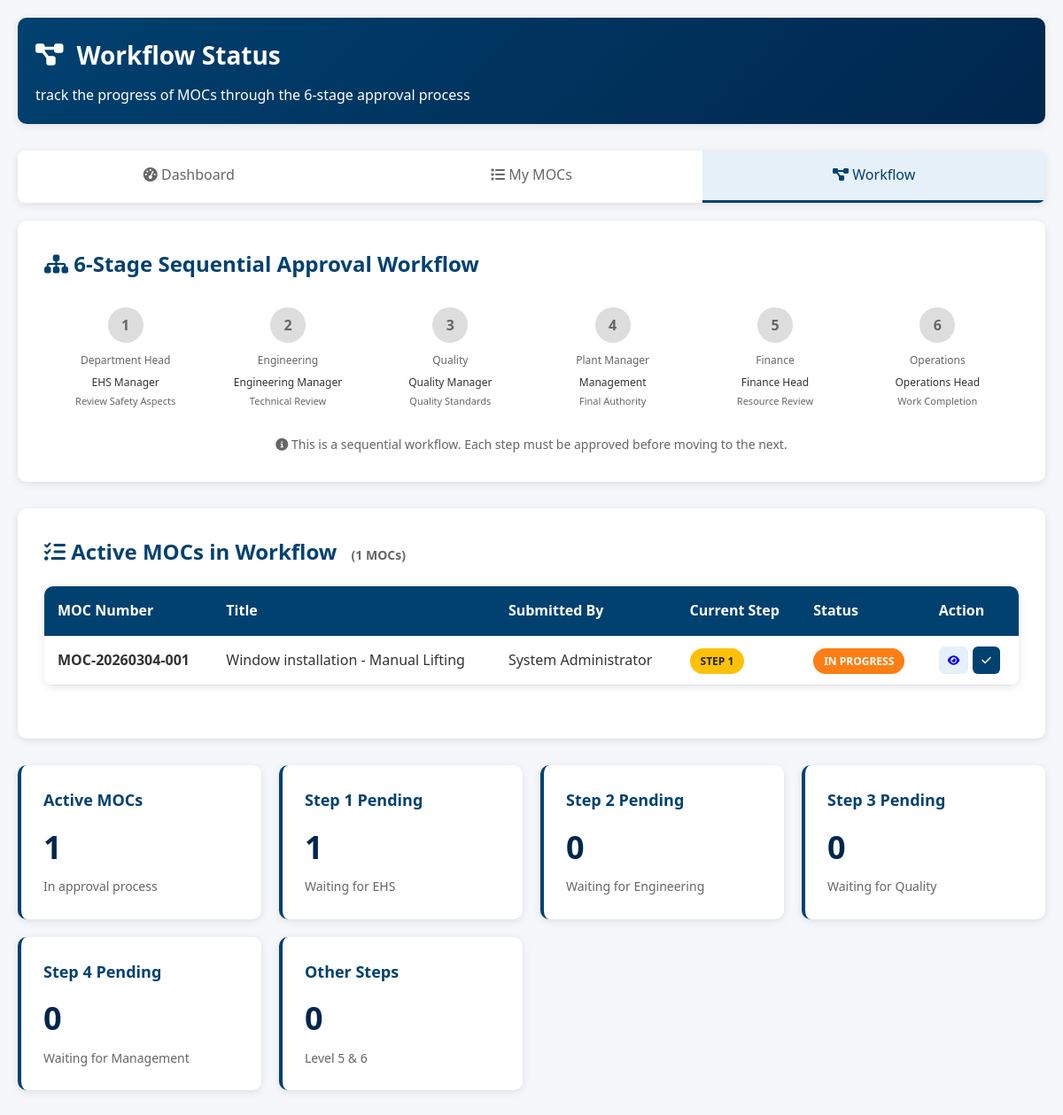
Screenshot of /workflow/status (signed in) with the database file from the repository.
### app.py (models this page shows)
class MOC(db.Model):
    id = db.Column(db.Integer, primary_key=True)
    moc_number = db.Column(db.String(50), unique=True, nullable=False)
    title = db.Column(db.String(200), nullable=False)
    date = db.Column(db.Date, default=lambda: datetime.now(timezone.utc).date())  # Fixed
    change_category = db.Column(db.Text)
    change_type = db.Column(db.String(50))
    change_impact = db.Column(db.Text)
    checkpoints = db.Column(db.Text)
    hira_review_required = db.Column(db.Boolean, default=False)
    aspect_impact_review_required = db.Column(db.Boolean, default=False)
    additional_comments = db.Column(db.Text)
    dap_ref_no = db.Column(db.String(100))
    dvr_ref_no = db.Column(db.String(100))
    control_measures = db.Column(db.Text)
    status = db.Column(db.String(50), default='Draft')
    current_step = db.Column(db.Integer, default=0)
    total_steps = db.Column(db.Integer, default=6)
    submitted_by = db.Column(db.Integer, db.ForeignKey('user.id'))
    approver1_id = db.Column(db.Integer, db.ForeignKey('user.id'))
    approver2_id = db.Column(db.Integer, db.ForeignKey('user.id'))
    approver3_id = db.Column(db.Integer, db.ForeignKey('user.id'))
    approver4_id = db.Column(db.Integer, db.ForeignKey('user.id'))
    approver5_id = db.Column(db.Integer, db.ForeignKey('user.id'))
    approver6_id = db.Column(db.Integer, db.ForeignKey('user.id'))
    approver1_status = db.Column(db.String(20), default='Pending')
    approver2_status = db.Column(db.String(20), default='Pending')
    approver3_status = db.Column(db.String(20), default='Pending')
    approver4_status = db.Column(db.String(20), default='Pending')
    approver5_status = db.Column(db.String(20), default='Pending')
    approver6_status = db.Column(db.String(20), default='Pending')
    approver1_date = db.Column(db.DateTime)
    approver2_date = db.Column(db.DateTime)
    approver3_date = db.Column(db.DateTime)
    approver4_date = db.Column(db.DateTime)
    approver5_date = db.Column(db.DateTime)
    approver6_date = db.Column(db.DateTime)
    approver1_comments = db.Column(db.Text)
    approver2_comments = db.Column(db.Text)
    approver3_comments = db.Column(db.Text)
    approver4_comments = db.Column(db.Text)
    approver5_comments = db.Column(db.Text)
    approver6_comments = db.Column(db.Text)
    created_at = db.Column(db.DateTime, default=lambda: datetime.now(timezone.utc))  # Fixed
    updated_at = db.Column(db.DateTime, default=lambda: datetime.now(timezone.utc), onupdate=lambda: datetime.now(timezone.utc))  # Fixed
    submitter = db.relationship('User', foreign_keys=[submitted_by])
    approver1 = db.relationship('User', foreign_keys=[approver1_id])
    approver2 = db.relationship('User', foreign_keys=[approver2_id])
    approver3 = db.relationship('User', foreign_keys=[approver3_id])
    approver4 = db.relationship('User', foreign_keys=[approver4_id])
    approver5 = db.relationship('User', foreign_keys=[approver5_id])
    approver6 = db.relationship('User', foreign_keys=[approver6_id])

class User(db.Model):
    id = db.Column(db.Integer, primary_key=True)
    employee_id = db.Column(db.String(50), unique=True, nullable=False)
    name = db.Column(db.String(100), nullable=False)
    department = db.Column(db.String(100), nullable=False)
    position = db.Column(db.String(100))
    email = db.Column(db.String(120), unique=True, nullable=False)
    username = db.Column(db.String(50), unique=True, nullable=False)
    password_hash = db.Column(db.String(200), nullable=False)
    role = db.Column(db.String(20), default='employee')
    created_at = db.Column(db.DateTime, default=lambda: datetime.now(timezone.utc))  # Fixed
    is_active = db.Column(db.Boolean, default=True)

### app.py (the view)
@app.route('/workflow/status')
@login_required
def workflow_status():
    user = get_current_user()
    if user.role == 'admin':
        active_mocs = MOC.query.filter(MOC.status.in_(['Submitted'])).all()
    elif user.role.startswith('approver'):
        active_mocs = MOC.query.filter(
            ((MOC.approver1_id == user.id) & (MOC.approver1_status == 'Pending')) |
            ((MOC.approver2_id == user.id) & (MOC.approver2_status == 'Pending')) |
            ((MOC.approver3_id == user.id) & (MOC.approver3_status == 'Pending')) |
            ((MOC.approver4_id == user.id) & (MOC.approver4_status == 'Pending')) |
            ((MOC.approver5_id == user.id) & (MOC.approver5_status == 'Pending')) |
            ((MOC.approver6_id == user.id) & (MOC.approver6_status == 'Pending'))
        ).all()
    else:
        active_mocs = MOC.query.filter_by(submitted_by=user.id, status='Submitted').all()
    return render_template('workflow_status.html',
                         user=user,
                         active_mocs=active_mocs)

### templates/workflow_status.html (shortened to what this page needs)
{% extends "base.html" %}
{% block content %}
<div class="container">
    <div class="header">
        <h1>
            <i class="fas fa-project-diagram"></i> Workflow Status
        </h1>
        track the progress of MOCs through the 6-stage approval process</p>
    </div>
    <div class="nav-tabs">
        <a href="{{ url_for('dashboard') }}" class="nav-tab">
            <i class="fas fa-tachometer-alt"></i> Dashboard
        </a>
        <a href="{{ url_for('list_moc') }}" class="nav-tab">
            <i class="fas fa-list"></i> My MOCs
        </a>
        <a href="{{ url_for('workflow_status') }}" class="nav-tab active">
            <i class="fas fa-project-diagram"></i> Workflow
        </a>
    </div>
    <div class="form-container">
        <h2 style="color: var(--primary-blue); margin-bottom: 20px;">
            <i class="fas fa-sitemap"></i> 6-Stage Sequential Approval Workflow
        </h2>
        <div class="workflow-steps">
            <div class="workflow-step">
                <div class="step-circle">
                    1
                </div>
                <div class="step-label">Department Head</div>
                <div style="font-size: 12px; margin-top: 5px;">EHS Manager</div>
                <div style="font-size: 11px; color: #666; margin-top: 3px;">Review Safety Aspects</div>
            </div>
            <div class="workflow-step">
                <div class="step-circle">
                    2
                </div>
                <div class="step-label">Engineering</div>
                <div style="font-size: 12px; margin-top: 5px;">Engineering Manager</div>
                <div style="font-size: 11px; color: #666; margin-top: 3px;">Technical Review</div>
            </div>
            <div class="workflow-step">
                <div class="step-circle">
                    3
                </div>
                <div class="step-label">Quality</div>
                <div style="font-size: 12px; margin-top: 5px;">Quality Manager</div>
                <div style="font-size: 11px; color: #666; margin-top: 3px;">Quality Standards</div>
            </div>
            <div class="workflow-step">
                <div class="step-circle">
                    4
                </div>
                <div class="step-label">Plant Manager</div>
                <div style="font-size: 12px; margin-top: 5px;">Management</div>
                <div style="font-size: 11px; color: #666; margin-top: 3px;">Final Authority</div>
            </div>
            <div class="workflow-step">
                <div class="step-circle">
                    5
                </div>
                <div class="step-label">Finance</div>
                <div style="font-size: 12px; margin-top: 5px;">Finance Head</div>
                <div style="font-size: 11px; color: #666; margin-top: 3px;">Resource Review</div>
            </div>
            <div class="workflow-step">
                <div class="step-circle">
                    6
                </div>
                <div class="step-label">Operations</div>
                <div style="font-size: 12px; margin-top: 5px;">Operations Head</div>
                <div style="font-size: 11px; color: #666; margin-top: 3px;">Work Completion</div>
            </div>
        </div>
        <div style="text-align: center; margin-top: 20px; color: #666; font-size: 14px;">
            <p>
                <i class="fas fa-info-circle"></i>
                This is a sequential workflow. Each step must be approved before moving to the next.
            </p>
        </div>
    </div>
    <div class="form-container">
        <h2 style="color: var(--primary-blue); margin-bottom: 20px;">
            <i class="fas fa-tasks"></i> Active MOCs in Workflow
            <span style="font-size: 14px; color: #666; margin-left: 10px;">
                ({{ active_mocs|length }} MOCs)
            </span>
        </h2>
        {% if active_mocs %}
        <div class="table-container">
            <table class="data-table">
                <thead>
                    <tr>
                        <th>MOC Number</th>
                        <th>Title</th>
                        <th>Submitted By</th>
                        <th>Current Step</th>
                        <th>Status</th>
                        <th>Action</th>
                    </tr>
                </thead>
                <tbody>
                    {% for moc in active_mocs %}
                    <tr>
                        <td><strong>{{ moc.moc_number }}</strong></td>
                        <td>{{ moc.title }}</td>
                        <td>{{ moc.submitter.name }}</td>
                        <td>
                            <span class="status-badge status-pending">
                                Step {{ moc.current_step }}
                            </span>
                        </td>
                        <td>
                            {% if moc.status == 'Submitted' %}
                            <span class="status-badge status-submitted">In Progress</span>
                            {% else %}
                            <span class="status-badge">{{ moc.status }}</span>
                            {% endif %}
                        </td>
                        <td>
                            <div style="display: flex; gap: 5px;">
                                <a href="{{ url_for('view_moc', moc_id=moc.id) }}" class="btn"
                                    style="padding: 6px 10px; font-size: 12px; background: var(--primary-light);">
                                    <i class="fas fa-eye"></i>
                                </a>
                                {% if user.role.startswith('approver') %}
                                {% if (user.id == moc.approver1_id and moc.approver1_status == 'Pending') or
                                (user.id == moc.approver2_id and moc.approver2_status == 'Pending') or
                                (user.id == moc.approver3_id and moc.approver3_status == 'Pending') or
                                (user.id == moc.approver4_id and moc.approver4_status == 'Pending') or
                                (user.id == moc.approver5_id and moc.approver5_status == 'Pending') or
                                (user.id == moc.approver6_id and moc.approver6_status == 'Pending') %}
                                <a href="{{ url_for('approve_moc', moc_id=moc.id) }}" class="btn btn-primary"
                                    style="padding: 6px 10px; font-size: 12px;">
                                    <i class="fas fa-check"></i>
                                </a>
                                {% endif %}
                                {% endif %}
                            </div>
                        </td>
                    </tr>
                    {% endfor %}
                </tbody>
            </table>
        </div>
        {% endif %}
    </div>
    <div class="stats-grid">
        <div class="stat-card">
            <h3>Active MOCs</h3>
            <div class="stat-number">{{ active_mocs|length }}</div>
            <div class="stat-label">In approval process</div>
        </div>
        <div class="stat-card">
            <h3>Step 1 Pending</h3>
            <div class="stat-number">
                {{ active_mocs|selectattr('current_step', 'equalto', 1)|list|length }}
            </div>
            <div class="stat-label">Waiting for EHS</div>
        </div>
        <div class="stat-card">
            <h3>Step 2 Pending</h3>
            <div class="stat-number">
                {{ active_mocs|selectattr('current_step', 'equalto', 2)|list|length }}
            </div>
            <div class="stat-label">Waiting for Engineering</div>
        </div>
        <div class="stat-card">
            <h3>Step 3 Pending</h3>
            <div class="stat-number">
                {{ active_mocs|selectattr('current_step', 'equalto', 3)|list|length }}
            </div>
            <div class="stat-label">Waiting for Quality</div>
        </div>
        <div class="stat-card">
            <h3>Step 4 Pending</h3>
            <div class="stat-number">
                {{ active_mocs|selectattr('current_step', 'equalto', 4)|list|length }}
            </div>
            <div class="stat-label">Waiting for Management</div>
        </div>
        <div class="stat-card">
            <h3>Other Steps</h3>
            <div class="stat-number">
                {{ active_mocs|selectattr('current_step', 'ge', 5)|list|length }}
            </div>
            <div class="stat-label">Level 5 & 6</div>
        </div>
    </div>
</div>
{% endblock %}

### rows the page displays
MOC: moc_number "MOC-20260304-001", title "Window installation - Manual Lifting", submitter.name "System Administrator", current_step "1", status "IN PROGRESS"

### other values shown
{{ active_mocs|length }} "1"
{{ active_mocs|selectattr('current_step', 'equalto', 1)|list|length }} "1"
{{ active_mocs|selectattr('current_step', 'equalto', 2)|list|length }} "0"
{{ active_mocs|selectattr('current_step', 'equalto', 3)|list|length }} "0"
{{ active_mocs|selectattr('current_step', 'equalto', 4)|list|length }} "0"
{{ active_mocs|selectattr('current_step', 'ge', 5)|list|length }} "0"
